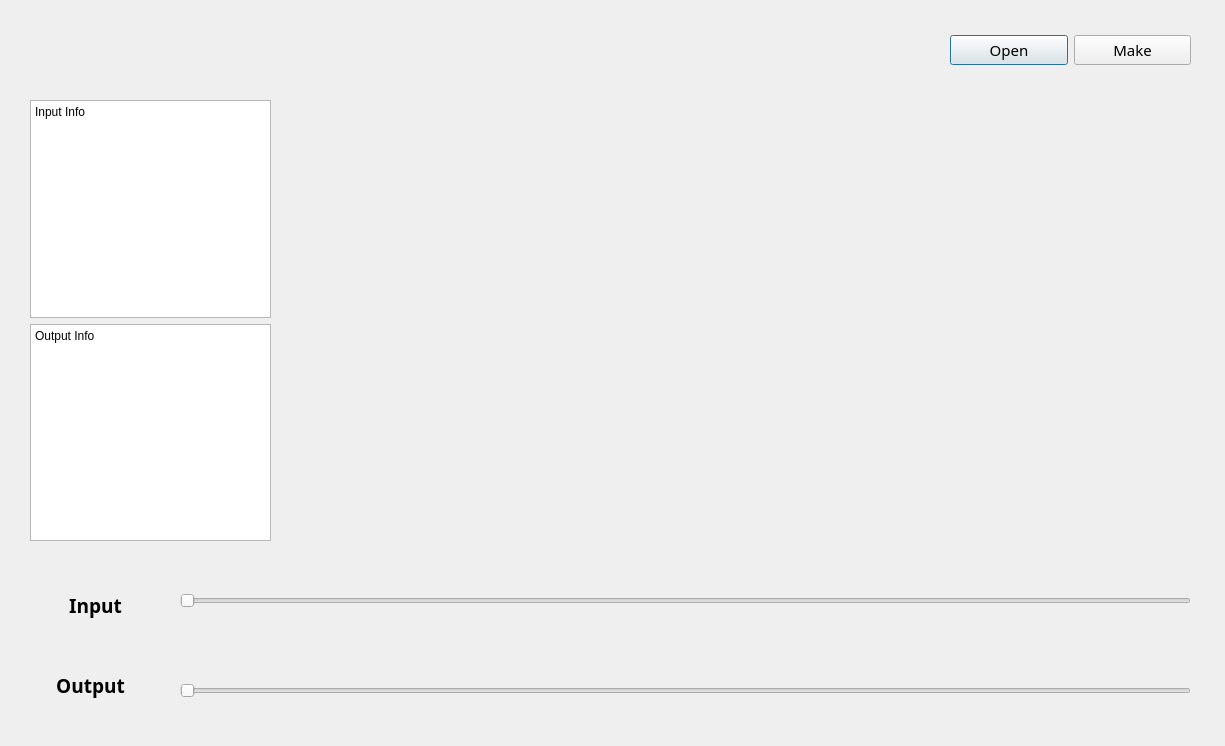
<?xml version="1.0" encoding="UTF-8"?>
<ui version="4.0">
 <class>ShortForm</class>
 <widget class="QDialog" name="ShortForm">
  <property name="geometry">
   <rect>
    <x>0</x>
    <y>0</y>
    <width>1225</width>
    <height>746</height>
   </rect>
  </property>
  <property name="windowTitle">
   <string>ShortForm</string>
  </property>
  <widget class="QWidget" name="verticalLayoutWidget">
   <property name="geometry">
    <rect>
     <x>30</x>
     <y>100</y>
     <width>241</width>
     <height>441</height>
    </rect>
   </property>
   <layout class="QVBoxLayout" name="verticalLayout_2">
    <item>
     <widget class="QTextBrowser" name="InputValue">
      <property name="html">
       <string>&lt;!DOCTYPE HTML PUBLIC &quot;-//W3C//DTD HTML 4.0//EN&quot; &quot;http://www.w3.org/TR/REC-html40/strict.dtd&quot;&gt;
&lt;html&gt;&lt;head&gt;&lt;meta name=&quot;qrichtext&quot; content=&quot;1&quot; /&gt;&lt;meta charset=&quot;utf-8&quot; /&gt;&lt;style type=&quot;text/css&quot;&gt;
p, li { white-space: pre-wrap; }
&lt;/style&gt;&lt;/head&gt;&lt;body style=&quot; font-family:'맑은 고딕'; font-size:9pt; font-weight:400; font-style:normal;&quot;&gt;
&lt;p style=&quot; margin-top:0px; margin-bottom:0px; margin-left:0px; margin-right:0px; -qt-block-indent:0; text-indent:0px;&quot;&gt;Input Info&lt;/p&gt;&lt;/body&gt;&lt;/html&gt;</string>
      </property>
     </widget>
    </item>
    <item>
     <widget class="QTextBrowser" name="OutputValue">
      <property name="html">
       <string>&lt;!DOCTYPE HTML PUBLIC &quot;-//W3C//DTD HTML 4.0//EN&quot; &quot;http://www.w3.org/TR/REC-html40/strict.dtd&quot;&gt;
&lt;html&gt;&lt;head&gt;&lt;meta name=&quot;qrichtext&quot; content=&quot;1&quot; /&gt;&lt;meta charset=&quot;utf-8&quot; /&gt;&lt;style type=&quot;text/css&quot;&gt;
p, li { white-space: pre-wrap; }
&lt;/style&gt;&lt;/head&gt;&lt;body style=&quot; font-family:'맑은 고딕'; font-size:9pt; font-weight:400; font-style:normal;&quot;&gt;
&lt;p style=&quot; margin-top:0px; margin-bottom:0px; margin-left:0px; margin-right:0px; -qt-block-indent:0; text-indent:0px;&quot;&gt;Output Info&lt;/p&gt;&lt;/body&gt;&lt;/html&gt;</string>
      </property>
     </widget>
    </item>
   </layout>
  </widget>
  <widget class="QWidget" name="widget" native="true">
   <property name="geometry">
    <rect>
     <x>280</x>
     <y>100</y>
     <width>911</width>
     <height>441</height>
    </rect>
   </property>
  </widget>
  <widget class="QLabel" name="label_2">
   <property name="geometry">
    <rect>
     <x>30</x>
     <y>660</y>
     <width>121</width>
     <height>51</height>
    </rect>
   </property>
   <property name="font">
    <font>
     <family>LG Smart UI SemiBold</family>
     <pointsize>14</pointsize>
     <bold>true</bold>
    </font>
   </property>
   <property name="text">
    <string>Output</string>
   </property>
   <property name="alignment">
    <set>Qt::AlignCenter</set>
   </property>
  </widget>
  <widget class="QSlider" name="horizontalSlider_2">
   <property name="geometry">
    <rect>
     <x>180</x>
     <y>670</y>
     <width>1011</width>
     <height>41</height>
    </rect>
   </property>
   <property name="orientation">
    <enum>Qt::Horizontal</enum>
   </property>
  </widget>
  <widget class="QLabel" name="label">
   <property name="geometry">
    <rect>
     <x>30</x>
     <y>580</y>
     <width>131</width>
     <height>51</height>
    </rect>
   </property>
   <property name="font">
    <font>
     <family>LG Smart UI SemiBold</family>
     <pointsize>14</pointsize>
     <bold>true</bold>
    </font>
   </property>
   <property name="text">
    <string>Input</string>
   </property>
   <property name="alignment">
    <set>Qt::AlignCenter</set>
   </property>
  </widget>
  <widget class="QWidget" name="horizontalLayoutWidget">
   <property name="geometry">
    <rect>
     <x>950</x>
     <y>20</y>
     <width>241</width>
     <height>61</height>
    </rect>
   </property>
   <layout class="QHBoxLayout" name="horizontalLayout_2">
    <item>
     <widget class="QPushButton" name="open">
      <property name="font">
       <font>
        <family>LG스마트체 Regular</family>
        <pointsize>11</pointsize>
       </font>
      </property>
      <property name="text">
       <string>Open</string>
      </property>
     </widget>
    </item>
    <item>
     <widget class="QPushButton" name="pushButton">
      <property name="font">
       <font>
        <family>LG Smart UI Regular</family>
        <pointsize>11</pointsize>
       </font>
      </property>
      <property name="text">
       <string>Make</string>
      </property>
     </widget>
    </item>
   </layout>
  </widget>
  <widget class="QSlider" name="horizontalSlider">
   <property name="geometry">
    <rect>
     <x>180</x>
     <y>580</y>
     <width>1011</width>
     <height>41</height>
    </rect>
   </property>
   <property name="orientation">
    <enum>Qt::Horizontal</enum>
   </property>
  </widget>
 </widget>
 <resources/>
 <connections/>
</ui>
